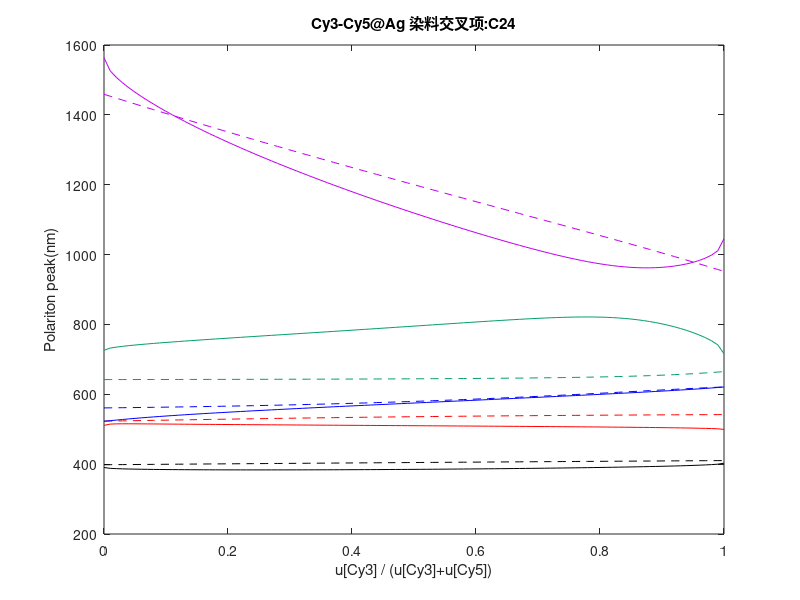

This chart was generated by the following MATLAB code:
% 【双染料-银膜耦合 染料交叉项调试(仅C24)-变染料浓度比】
% 考虑染料峰C24相互作用，生成理论值曲线，两条对照

clear; clc;

He=1243.125; % 波长和能量换算常数 （nm->eV, E=hc/lamda） 

L=[523 561 621 665];	% 纯染料峰波长 [Cy3左 Cy3右 Cy5左 Cy5右]
E=He./L;                % 各波长对应能量

S=He/610;

KD3=0.6;        % Cy3变化调比
KD5=0.8;        % Cy5变化调比
D=[0 0 0 0];    % 耦合参数Delta_1~4

p=0.01;         % 步长
Lp=0:p:1;       % 横轴：u[Cy3]/(u[Cy3]+u[Cy5])
n=1/p+1;        % 离散点组数目
CV=[0, 0.5];    % 染料交叉项取值
Eg=zeros(2,n,5);    % 2*n*5列的2D数组，记录在一个染料交叉值下第行数个Dye比值的5个矩阵特征值

% 染料交叉项
C12=0;
C13=0;
C14=0;
C23=0;
C24=0;
C34=0;

% 染料交叉项取值遍历
for ci=1:2
    C24=CV(ci);
    for xi=1:n
        x=xi-1;
        D(1)=KD3*sqrt(x*p);
        D(2)=KD3*sqrt(x*p);
        D(3)=KD5*sqrt(1-x*p);
        D(4)=KD5*sqrt(1-x*p);
        A=[
            S   ,D(1),D(2),D(3),D(4);
            D(1),E(1),C12 ,C13 ,C14 ;
            D(2),C12 ,E(2),C23 ,C24 ;
            D(3),C13 ,C23 ,E(3),C34 ;
            D(4),C14 ,C24 ,C34 ,E(4);
        ];
        Eg(ci,xi,:) = sort(eig(A),'descend');   % 求A的（5个）特征值（能量）
    end
end
Lac = He ./ Eg;     % 将特征能量转换到特征波长（数组）


% 作图
figure
set(gcf, 'Position', [0, 0, 700, 600]); 
Set = struct('color',{{'k','r','b','g'}},'lineStyle', {{'--', '-'}});
for lc=1:2
    for li=1:3
        plot(Lp,Lac(lc,:,li),Set.lineStyle{lc},'color',Set.color{li}); hold on;
    end
    plot(Lp,Lac(lc,:,4),Set.lineStyle{lc},'color',[4 157 107]/255); hold on;
    plot(Lp,Lac(lc,:,5),Set.lineStyle{lc},'color',[192 0 237]/255); hold on;
end
xlabel('u[Cy3] / (u[Cy3]+u[Cy5])');
ylabel('Polariton peak(nm)');
title(['Cy3-Cy5@Ag 染料交叉项:C24']);


% 输出数据
data=zeros(n,11);
data(:,1)=Lp;
for lc=1:2
    for li=1:5
%         data(:,(li-1)*2+lc+1)=Lac(lc,:,li);
        data(:,(lc-1)*5+li+1)=Lac(lc,:,li);
    end
end
save('DyeDL_C24.txt', 'data', '-ascii');
